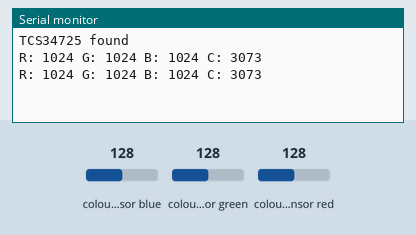
Recording of a sketch running on a simulated Arduino Uno, built with avr-gcc and run on an emulated ATmega328P. Shown: the last lines printed to the serial monitor. Inputs (shaded band) come from the test bench; at power-on: colour sensor blue 128, colour sensor green 128, colour sensor red 128.

Above: at 1.9 s.
2.0 s: colour sensor blue set to 5
At 2.7 s:
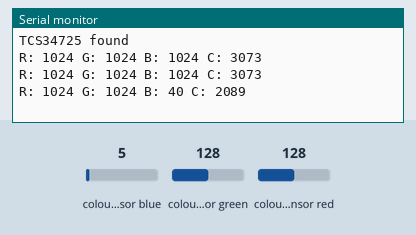
3.5 s: colour sensor green set to 5
At 4.8 s:
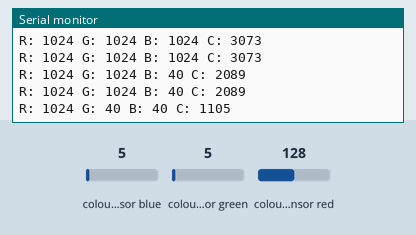
5.0 s: colour sensor red set to 5
At 5.8 s:
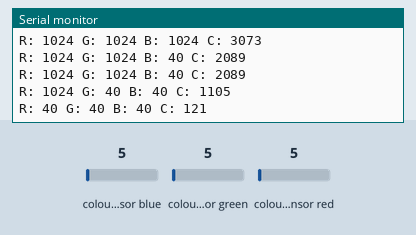
Timing chart, 0 to 8.0 s (numbered marks = the images above; inputs shaded):
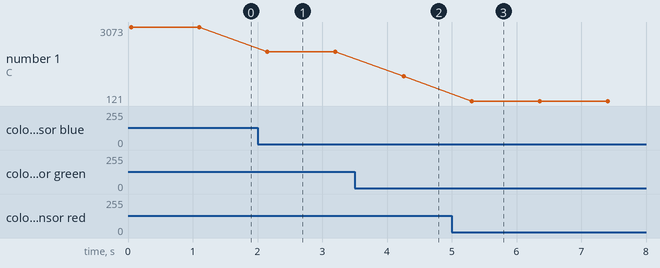

The sketch:

main.ino
```cpp
#include <Wire.h>
#include "Adafruit_TCS34725.h"

Adafruit_TCS34725 tcs(TCS34725_INTEGRATIONTIME_50MS, TCS34725_GAIN_4X);

void setup() {
  Serial.begin(9600);
  if (tcs.begin()) Serial.println("TCS34725 found");
  else Serial.println("No TCS34725 detected");
}

void loop() {
  uint16_t r,g,b,c;
  tcs.getRawData(&r,&g,&b,&c);
  Serial.print("R: ");Serial.print(r);
  Serial.print(" G: ");Serial.print(g);
  Serial.print(" B: ");Serial.print(b);
  Serial.print(" C: ");Serial.println(c);
  delay(1000);
}
```

Measured:
- after the input at 2.0 s, the serial monitor: prints a new line after 0.15 s (image 1)
- after the input at 3.5 s, the serial monitor: prints a new line after 0.76 s (image 2)
- after the input at 5.0 s, the serial monitor: prints a new line after 0.31 s (image 3)
- plotted number 1: 3073 → 2089 after the input at 2.0 s, 2089 → 1105 after the input at 3.5 s, 1105 → 121 after the input at 5.0 s
